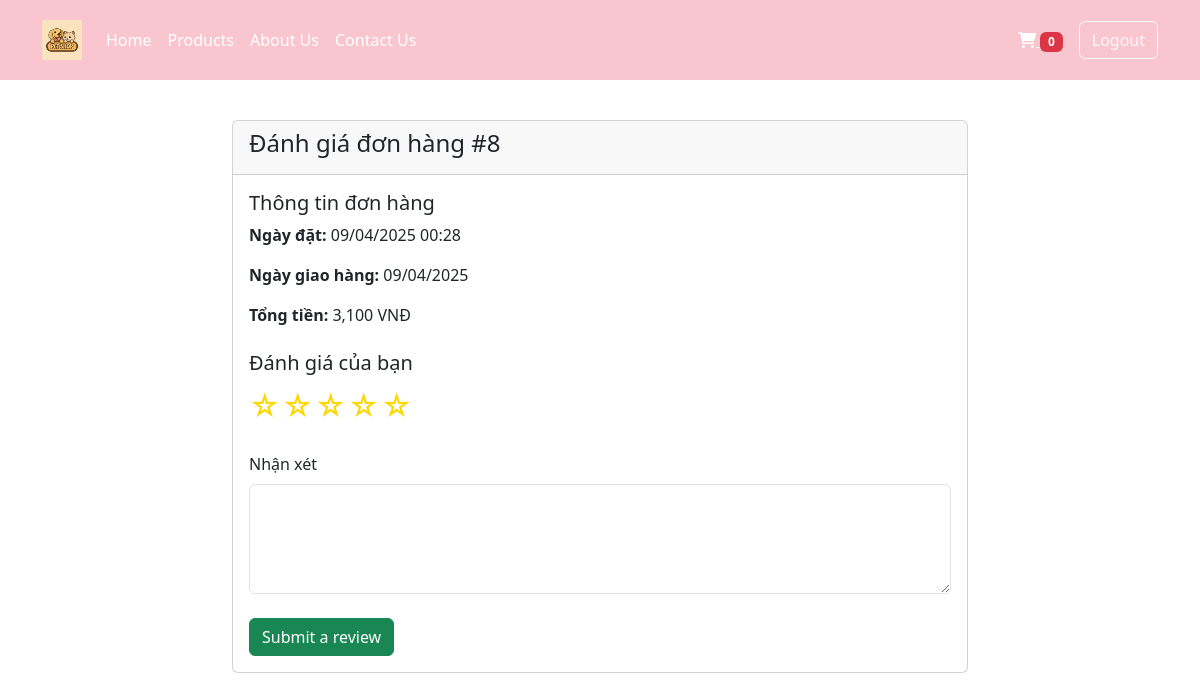
The page /review-order/8/ (signed in) on the database its author committed.
### accounts/models.py (models this page shows, shortened)
class Order(models.Model):
    PAYMENT_METHODS = (
        ('cod', 'Cash on Delivery'),
        ('bank', 'Bank Transfer'),
    )
    STATUS_CHOICES = [
        ('pending', 'Chờ xác nhận'),
        ('shipping', 'Đang giao'),
        ('delivered', 'Đã giao'),
        ('review', 'Đã đánh giá')
    ]
    user = models.ForeignKey(User, on_delete=models.CASCADE)
    full_name = models.CharField(max_length=100)
    email = models.EmailField()
    phone = models.CharField(max_length=20)
    address = models.TextField()
    payment_method = models.CharField(max_length=10, choices=PAYMENT_METHODS)
    total_amount = models.DecimalField(max_digits=10, decimal_places=2)
    status = models.CharField(max_length=20, choices=STATUS_CHOICES, default='pending')
    delivery_date = models.DateField(null=True, blank=True)
    delivery_time = models.TimeField(null=True, blank=True)
    is_auto_delivered = models.BooleanField(default=False)
    created_at = models.DateTimeField(auto_now_add=True)
    updated_at = models.DateTimeField(auto_now=True)

### accounts/views.py (the view, shortened to what this page needs)
# urls.py: path('review-order/<int:order_id>/', login_required(views.review_order), name='review_order'),
@login_required
def review_order(request, order_id):
    order = get_object_or_404(Order, id=order_id, user=request.user)
    return render(request, 'review_order.html', {
        'order': order,
        'cart_count': CartItem.objects.filter(cart__user=request.user).count()
    })

### accounts/templatetags/order_filters.py (called while the page is built)
@register.filter
def vnd(value):
    try:
        number = Decimal(str(value))
        if number < Decimal('1000'):
            number = number * Decimal('1000')
        return f"{number:,.0f} VNĐ"
    except Exception:
        return value

### ecommerce/templates/review_order.html (shortened to what this page needs)
{% load static %}
{% load order_filters %}
<!DOCTYPE html>
<html lang="en">
<head>
    <link href="https://cdn.jsdelivr.net/npm/bootstrap@5.3.0/dist/css/bootstrap.min.css" rel="stylesheet">
    <link href="https://cdnjs.cloudflare.com/ajax/libs/font-awesome/6.0.0/css/all.min.css" rel="stylesheet">
</head>
<body>
    <nav class="navbar navbar-expand-lg nav-main">
        <div class="container">
            <a class="navbar-brand" href="{% url 'home' %}">
                <img src="{% static 'images/logo.jpg' %}" alt="Logo">
            </a>
            <div class="collapse navbar-collapse" id="navbarNav">
                <ul class="navbar-nav me-auto mb-2 mb-lg-0">
                    <li class="nav-item">
                        <a class="nav-link" href="{% url 'home' %}">Home</a>
                    </li>
                    <li class="nav-item">
                        <a class="nav-link" href="#">Products</a>
                    </li>
                    <li class="nav-item">
                        <a class="nav-link" href="#">About Us</a>
                    </li>
                    <li class="nav-item">
                        <a class="nav-link" href="#">Contact Us</a>
                    </li>
                </ul>
                <div class="d-flex align-items-center">
                    {% if user.is_authenticated %}
                        <div class="cart-section me-3">
                            <a href="{% url 'cart' %}" class="text-white">
                                <i class="fas fa-shopping-cart"></i>
                                <span class="badge bg-danger">{{ cart_count }}</span>
                            </a>
                        </div>
                        <a href="{% url 'logout' %}" class="btn btn-outline-light">Logout</a>
                    {% else %}
                        <a href="{% url 'login' %}" class="btn btn-outline-light me-2">Login</a>
                        <a href="{% url 'register' %}" class="btn btn-light">Register</a>
                    {% endif %}
                </div>
            </div>
        </div>
    </nav>
    <section class="review-section">
        <div class="container">
            <div class="row justify-content-center">
                <div class="col-md-8">
                    <div class="card">
                        <div class="card-header">
                            <h4>Đánh giá đơn hàng #{{ order.id }}</h4>
                        </div>
                        <div class="card-body">
                            <div class="mb-4">
                                <h5>Thông tin đơn hàng</h5>
                                <p><strong>Ngày đặt:</strong> {{ order.created_at|date:"d/m/Y H:i" }}</p>
                                <p><strong>Ngày giao hàng:</strong> {{ order.delivery_date|date:"d/m/Y" }}</p>
                                <p><strong>Tổng tiền:</strong> {{ order.total_amount|vnd }}</p>
                            </div>
                            <form method="post">
                                <div class="mb-4">
                                    <h5>Đánh giá của bạn</h5>
                                    <div class="rating">
                                        <input type="radio" name="rating" value="5" id="5"><label for="5">☆</label>
                                        <input type="radio" name="rating" value="4" id="4"><label for="4">☆</label>
                                        <input type="radio" name="rating" value="3" id="3"><label for="3">☆</label>
                                        <input type="radio" name="rating" value="2" id="2"><label for="2">☆</label>
                                        <input type="radio" name="rating" value="1" id="1"><label for="1">☆</label>
                                    </div>
                                </div>
                                <div class="mb-4">
                                    <label for="comment" class="form-label">Nhận xét</label>
                                    <textarea class="form-control" id="comment" name="comment" rows="4" required></textarea>
                                </div>
                                <button type="submit" class="btn btn-success">Submit a review</button>
                            </form>
                        </div>
                    </div>
                </div>
            </div>
        </div>
    </section>
</body>
</html>

### ecommerce/templates/review_order.html (style rules this page uses)
.nav-main { background-color: #f9c6d0; padding: 15px; }
.nav-main .navbar-brand img { height: 40px; }
.nav-main .nav-link { color: white !important; }
.review-section { padding: 40px 0; }
.rating { display: flex; flex-direction: row-reverse; justify-content: flex-end; }
.rating > label { position: relative; width: 1.1em; font-size: 30px; color: #FFD700; cursor: pointer; }
.rating > label::before { content: "\2605"; position: absolute; opacity: 0; }

### rows shown on the page
Order: id "8", created_at "09/04/2025 00:28", delivery_date "09/04/2025", total_amount|vnd "3,100 VNĐ"

### other values the page prints
{{ cart_count }} "0"
